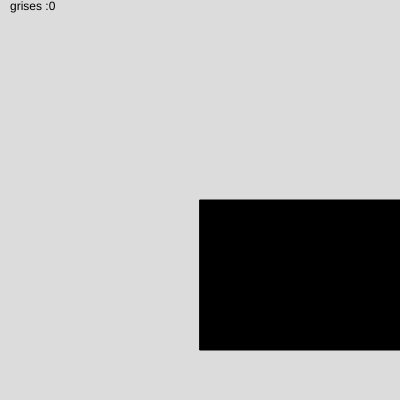
Frame 1 (no input)
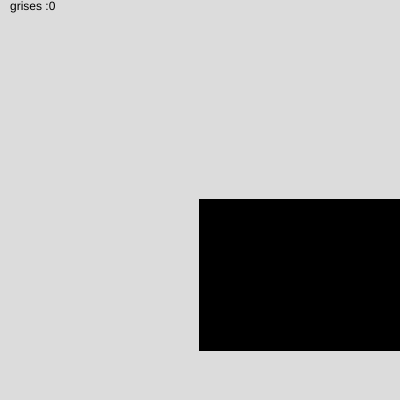
Frame 60 (no input)
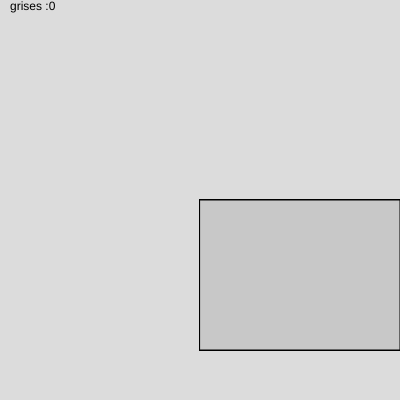
Frame 120 (the mouse pressed at the canvas centre since frame 60)

The p5.js sketch that drew these frames (run headless with seeded random() and noise() and a simulated clock; from frame 60 on, the mouse is pressed at the canvas centre):

// p5.js sketch
// ── sketch.js
function setup() {
  createCanvas(400, 400);
  background(220);
  text('grises :'+ mouseX,10,10)
}

function draw() {
  
  let x = constrain (mouseX, 0,255);
 
  
  fill(x);
  rect ( width/2, height/2, 200, 150)
  
}
